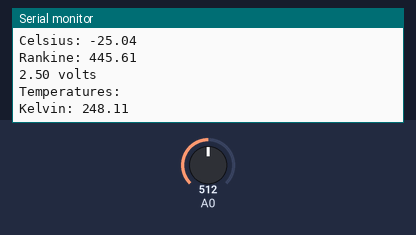
This sketch was run on a simulated Arduino Uno, built with avr-gcc and run on an emulated ATmega328P. On the bench: the last lines printed to the serial monitor. Inputs (shaded band) come from the test bench; at power-on: A0 = 512.

Above: at 4.2 s.
4.3 s: A0 set to 784
At 5.0 s:
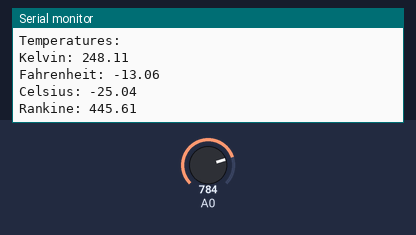
5.8 s: A0 set to 758
At 7.1 s:
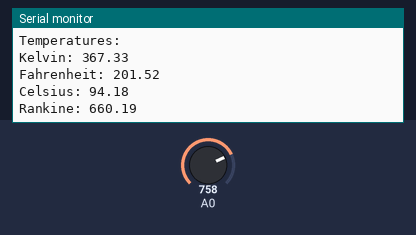
Timing chart, 0 to 8.3 s (numbered marks = the images above; inputs shaded):
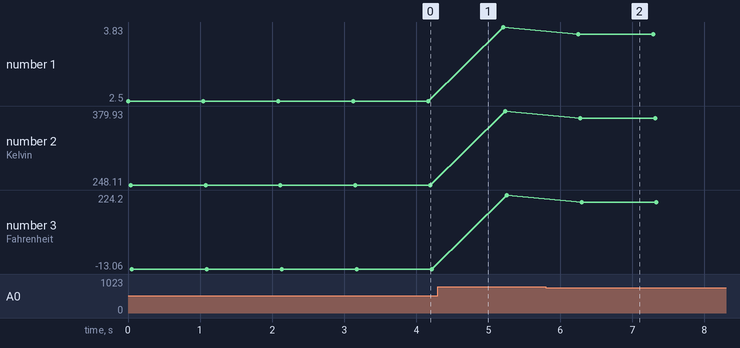

Measured:
- after the input at 5.8 s, the serial monitor: prints a new line after 0.45 s (image 2)
- plotted number 1: 2.5 → 3.83 after the input at 4.3 s, 3.83 → 3.7 after the input at 5.8 s
- plotted number 2: 248.11 → 379.93 after the input at 4.3 s, 379.93 → 367.33 after the input at 5.8 s
- plotted number 3: -13.06 → 224.2 after the input at 4.3 s, 224.2 → 201.52 after the input at 5.8 s

The sketch:

Temp_LM335.ino
```cpp
class LM335
{
    const float tempCoef = 0.010076;
    float cal;
    int pin;
  public:
    LM335(float mCal, int mPin);
    float measureV();
    float measureK();
    float measureC();
    float measureF();
    float measureRankine();
};

LM335::LM335(float mCal, int mPin)
{
  cal = mCal;
  pin = mPin;
}
float LM335::measureV()
{
  float uzorakTem = 0;
  float retVal;
  for (int i = 0; i < 50; i++) {
    uzorakTem += (float) analogRead(pin);
    delayMicroseconds(1);
  }
  retVal = uzorakTem / 50;
  retVal = (retVal * cal) / 1024.0;
  return retVal;
}
float LM335::measureK()
{
  return measureV() / tempCoef; //10mV/k
}
float LM335::measureC()
{
  return (measureV() / tempCoef) - 273.15;
}
float LM335::measureF()
{
  return (((measureV() / tempCoef) - 273.15) * 1.8) + 32;
}
float LM335::measureRankine()
{
  return measureF() + 458.67;
}

LM335 mTemp(5.0, A0);//supply volts, analog pin

void setup()
{
  Serial.begin(9600);
}
void loop()
{
  Serial.print(mTemp.measureV());
  Serial.println(" volts");
  Serial.println("Temperatures: ");
  Serial.print("Kelvin: ");
  Serial.println(mTemp.measureK());
  Serial.print("Fahrenheit: ");
  Serial.println(mTemp.measureF());
  Serial.print("Celsius: ");
  Serial.println(mTemp.measureC());
  Serial.print("Rankine: ");
  Serial.println(mTemp.measureRankine());
  delay(1000);
}
```
